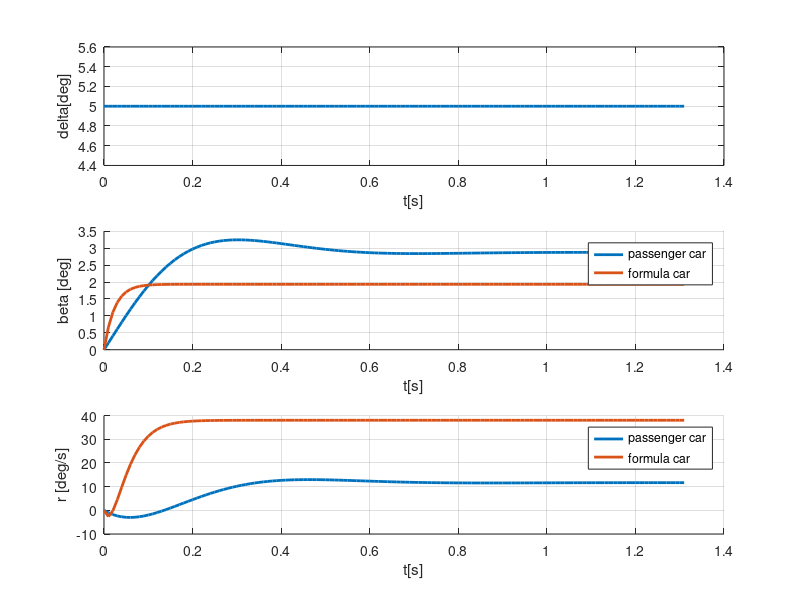
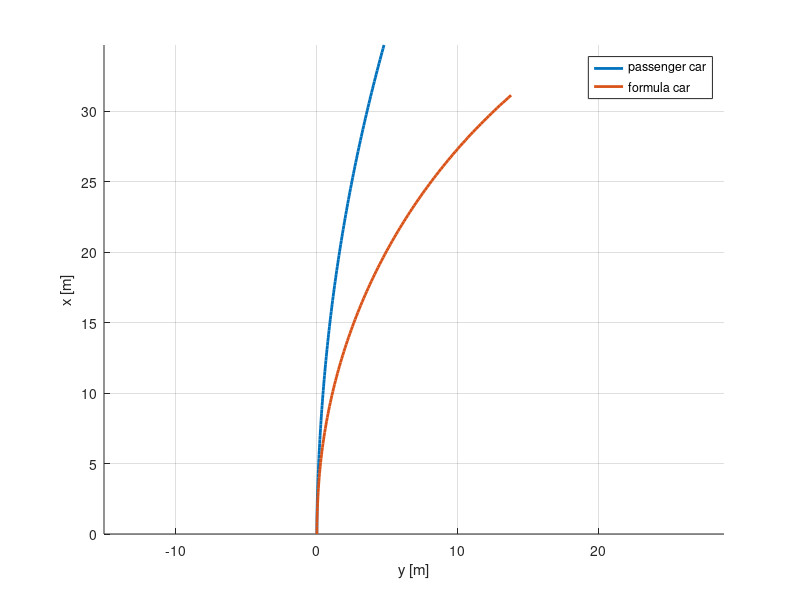

Write MATLAB code to recreate these figures, in order.
clear all
m = 1700;
mf = 780;
Iz = 2600;
Izf = 850;
l = 2.7;
lfor = 2.9;
Wf = 0.6;
Wffor = 0.4;
lr = Wf*l;
lrfor = Wffor*lfor;
lf = 1- lr;
lffor = 1- lrfor;
Cf = 85000;
Cffor = 280000;
Cr = 80000;
Crfor = 440000;
Vmph = 60;
V = Vmph*.44704;
Ybeta = -(Cr+Cf) ;
Yr = (Cr*lr-Cf*lf)/V;
Ydelta =Cf;
Nbeta = (Cr*lr-Cf*lf);
Nr = -(Cf*lf^2 + Cr*lr^2)/V;
Ndelta = Cf*lf;

Ybetafor = -(Crfor+Cffor) ;
Yrfor = (Crfor*lrfor-Cffor*lffor)/V;
Ydeltafor =Cffor;
Nbetafor = (Crfor*lrfor-Cffor*lffor);
Nrfor = -(Cffor*lffor^2 + Crfor*lrfor^2)/V;
Ndeltafor = Cffor*lffor;

A = [Ybeta/(m*V), Yr/(m*V)-1;...
    Nbeta/Iz, Nrfor/Iz];
B = [Ydelta/(mf*V); Ndelta/Iz];

Afor = [Ybetafor/(mf*V), Yrfor/(mf*V)-1;...
    Nbetafor/Izf, Nrfor/Izf];
Bfor = [Ydeltafor/(mf*V); Ndeltafor/Izf];

beta0 = 0;
r0 = 0;
states(:,1) = [beta0 ; r0];
statesfor(:,1) = [beta0 ; r0];
dt = 0.01;
eigen = eig(A);
eigenfor = eig(Afor);
eigenboth = [min(real(eigen)),min(real(eigenfor))];
ts = -4/max(eigenboth);

t = (0:dt:2*ts);

delta =(((5*pi)/180) +zeros(length(t),1));


dstates(:,1) = A*statesfor(:,1) + B*delta(1);
dstatesfor(:,1) = Afor*statesfor(:,1) + Bfor*delta(1);
N = length(t);

for k = 1:N-1;
 
    dstates(:,k) = A*states(:,k) + B*delta(k);
    states(:,k+1) = states(:,k) + dstates(:,k)*dt;
dstatesfor(:,k) = Afor*statesfor(:,k) + Bfor*delta(k);
    statesfor(:,k+1) = statesfor(:,k) + dstatesfor(:,k)*dt;
    
end

beta = states(1,:);
r = states(2,:);
betafor = statesfor(1,:);
rfor = statesfor(2,:);

figure (1)
subplot(3,1,1)
plot(t,delta*(180/pi),'linew',2)
ylabel('delta[deg]')
xlabel('t[s]')
grid on
subplot(3,1,2)
hold on
plot(t,beta*(180/pi),'linew',2)
plot(t,betafor*(180/pi),'linew',2)
xlabel('t[s]')
ylabel('beta [deg]')
legend('passenger car','formula car')
hold off
grid on
subplot(3,1,3)
hold on
plot(t,r*(180/pi),'linew',2)
plot(t,rfor*(180/pi),'linew',2)
xlabel('t[s]')
ylabel('r [deg/s]')
legend('passenger car','formula car')
grid on
hold off


psi(1) = 0;
x(1) = 0;
y(1) = 0;
psifor(1) = 0;
xfor(1) = 0;
yfor(1) = 0;
for k = 1:N-1;
    psi(k+1) = psi(k) + r(k)*dt;
    
    Vx(k) = V*cos(psi(k)+beta(k));
    Vy(k) = V*sin(psi(k)+beta(k));
    x(k+1) = x(k) + Vx(k)*dt;
    y(k+1) = y(k) +Vy(k)*dt;
    
    psifor(k+1) = psifor(k) + rfor(k)*dt;
    
    Vxfor(k) = V*cos(psifor(k)+betafor(k));
    Vyfor(k) = V*sin(psifor(k)+betafor(k));
    xfor(k+1) = xfor(k) + Vxfor(k)*dt;
    yfor(k+1) = yfor(k) +Vyfor(k)*dt;
end


   figure(2)
   hold on
plot(y,x,'linew',2)
plot(yfor,xfor,'linew',2)
hold off
xlabel('y [m]')
ylabel('x [m]')
legend('passenger car','formula car')
grid on
axis equal

r_steadystate_passenger = r(1,132)*(180/pi)
beta_steadystate_passenger = beta(1,132)*(180/pi)
R_passenger = V/r_steadystate_passenger

a_passenger = V*(((Nbeta*Ydelta)-(Ndelta*Ybeta))/(Nr*Ybeta-Nbeta*Yr+Nbeta*m*V))*delta(132,1)

r_steadystate_formula = rfor(1,132)*(180/pi)
beta_steadystate_formula = betafor(1,132)*(180/pi)
R_formula = V/r_steadystate_formula

a_formula = V*(((Nbetafor*Ydeltafor)-(Ndeltafor*Ybetafor))/(Nrfor*Ybetafor-Nbetafor*Yrfor+Nbetafor*mf*V))*delta(132,1)
    
    
    
    
    
    
